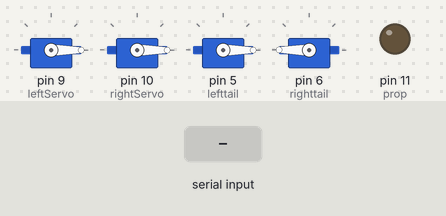
This sketch was run on a simulated Arduino Uno, built with avr-gcc and run on an emulated ATmega328P. On the bench: 4 × servo, output pins drawn as LEDs (lit = HIGH). Inputs (shaded band) come from the test bench.

Above: at 1.2 s.
1.3 s: "90,45,200\n" received over Serial
At 3.1 s:
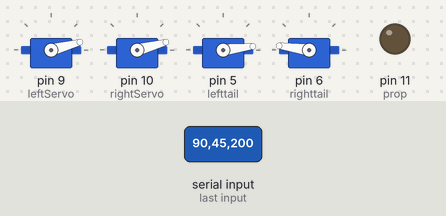
3.8 s: "30,150,10\n" received over Serial
At 5.3 s:
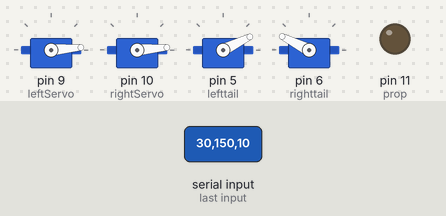
6.3 s: "90,45,200,10\n" received over Serial
At 7.7 s:
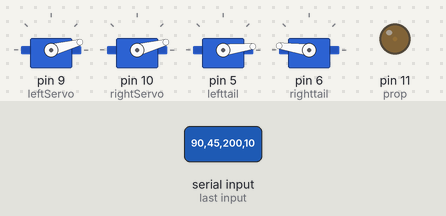
Timing chart, 0 to 9.3 s (numbered marks = the images above; inputs shaded):
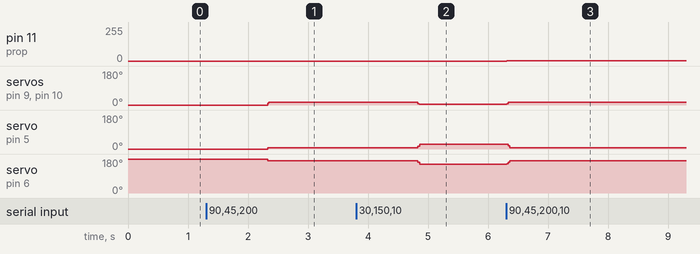

Measured:
- after the input at 1.3 s, servo on pin 9 (leftServo), servo on pin 10 (rightServo): 0° → 15° after 1.0 s; servo on pin 5 (lefttail): 0° → 7° after 1.0 s; servo on pin 6 (righttail): 180° → 172° after 1.0 s
- after the input at 3.8 s, servo on pin 9 (leftServo), servo on pin 10 (rightServo): 15° → 5° after 1.0 s; servo on pin 5 (lefttail): 7° → 26° after 1.0 s; servo on pin 6 (righttail): 172° → 153° after 1.0 s
- after the input at 6.3 s, pin 11 (prop): 0/255 → 2/255 at once; servo on pin 9 (leftServo), servo on pin 10 (rightServo): 5° → 15° at once; servo on pin 5 (lefttail): 26° → 7° at once; servo on pin 6 (righttail): 153° → 172° at once

The sketch:

Receiver.ino
```cpp
//Xbee Reciever for Airforce Juan
#include <Servo.h>

//Define all of the pins and variables
#define LED 12
#define prop 11
#define leftServo 9
#define rightServo 10
#define lefttail 5
#define righttail 6

unsigned int xJoy;
unsigned int yJoy;
unsigned int speedPot;
unsigned int auxButton;
unsigned int speedProp;

float angle1;
float angle2;
float targetAngle1;
float targetAngle2;

Servo servo1;
Servo servo2;
Servo servo3;
Servo servo4;

void setup()
{
  Serial.begin(9600);
  servo1.attach(leftServo);
  servo2.attach(rightServo);
  servo3.attach(lefttail);
  servo4.attach(righttail);
  pinMode(prop, OUTPUT);
}

void loop()
{
  while(Serial.available() > 0) //when there's information being received through serial go into this loop
  {
    xJoy = Serial.parseInt(); //takes each value seperated by the commas and defines them to the four different values
    yJoy = Serial.parseInt();
    auxButton = Serial.parseInt();
    speedPot = Serial.parseInt();
    serialFlush(); //flushes any other values in the buffer
  }
  targetAngle1 = map(xJoy, 0, 1023, 0, 180); //converts the 10 bit value to an angle between 0 and 180
  targetAngle2 = map(yJoy, 0, 1023, 0, 180);

  if(servo1.read() < targetAngle1) //slows down the movement of the servos
  {angle1 += 0.2;}
  if(servo1.read() > targetAngle1)
  {angle1 -= 0.2;}

  servo1.write(angle1); //write the same angle to the servos
  servo2.write(angle1);

  if(servo3.read() < targetAngle2) //slows down movement of servos
  {angle2 += 0.2;}
  if(servo3.read() > targetAngle2)
  {angle2 -= 0.2;}

  if(angle2 < 100) //makes sure the elevators when the y-joystick is moved upwards
  {
  servo3.write(angle2); //write opposite angles to the servos
  servo4.write(180 - angle2);
  }

  speedProp = map(speedPot, 0, 1023, 0, 255); //converts the 10 bit reading from the pot into a 8 bit reading
  analogWrite(prop, speedProp);

  if(auxButton < 50) //If the value is lower than 50 or 240 mV since switch pulls the value low
  {
    digitalWrite(LED, HIGH);
  }
  else
  {
      digitalWrite(LED, LOW);
  }
}

void serialFlush()
{
  while(Serial.available()>0) Serial.read();
  //Flushes any other values in the buffer received from the xbee after the first four
}
```
